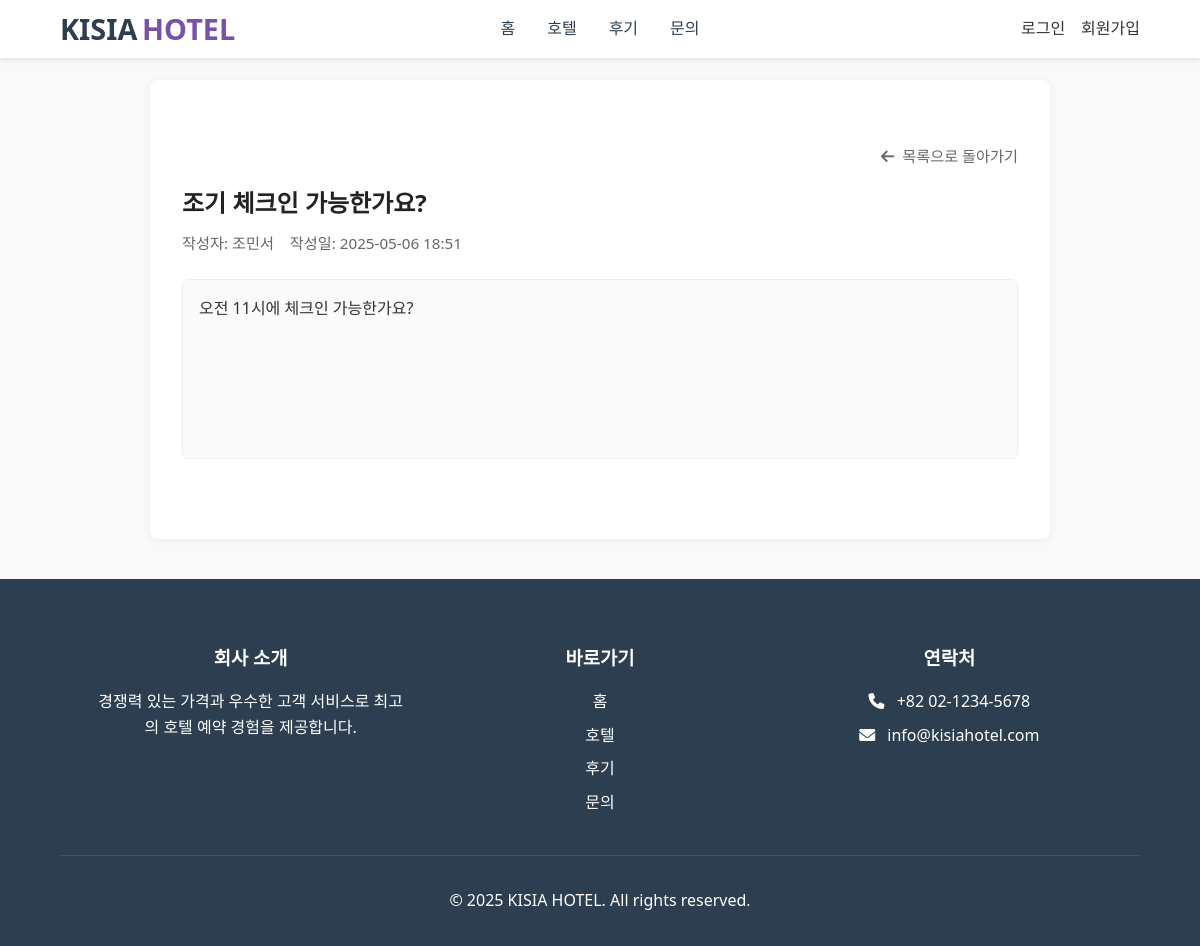
The app's page /inquiry/inquiry_detail.php?inquiry_id=9 with its own data.
### tables this page shows
CREATE TABLE inquiries (
    inquiry_id INT PRIMARY KEY AUTO_INCREMENT,
    user_id INT,
    category ENUM('reservation', 'payment', 'room', 'other') NOT NULL,
    title VARCHAR(100) NOT NULL,
    content TEXT NOT NULL,
    is_secret TINYINT(1) DEFAULT 0,
    created_at DATETIME DEFAULT CURRENT_TIMESTAMP,
    updated_at DATETIME DEFAULT CURRENT_TIMESTAMP ON UPDATE CURRENT_TIMESTAMP,
    FOREIGN KEY (user_id) REFERENCES users(user_id) ON DELETE CASCADE
);

CREATE TABLE users (
    user_id INT PRIMARY KEY AUTO_INCREMENT,
    username VARCHAR(50) NOT NULL,
    real_id VARCHAR(50) NOT NULL,
    password VARCHAR(255) NOT NULL,
    email VARCHAR(100) NOT NULL UNIQUE,
    phone VARCHAR(20),
    created_at DATETIME DEFAULT CURRENT_TIMESTAMP,
    is_admin BOOLEAN DEFAULT FALSE,
    terms BOOLEAN DEFAULT FALSE,
    marketing BOOLEAN DEFAULT FALSE,
    profile_image VARCHAR(255) DEFAULT '/image/default_profile.jpg'
);

### src/action/inquiry_detail_action.php (called while the page is built, shortened)
<?php
include_once __DIR__ . '/../includes/db_connection.php';
$inquiry_id = isset($_GET['inquiry_id']) ? (int)$_GET['inquiry_id'] : 0;
$query = "
    SELECT i.*, u.username
    FROM inquiries i
    JOIN users u ON i.user_id = u.user_id
    WHERE i.inquiry_id = $inquiry_id
";
$result = mysqli_query($conn, $query);
$inquiry = mysqli_fetch_assoc($result);

### src/inquiry/inquiry_detail.php (the view, shortened to what this page needs)
<?php
include_once __DIR__ . '/../includes/header.php';
include_once __DIR__ . '/../action/inquiry_detail_action.php';
?>
<!DOCTYPE html>
<html lang="ko">
<head>
    <link rel="stylesheet" href="../style/inquiry-detail.css">
</head>
<body>
<main class="board-container">
    <div class="inquiry-detail">
        <div class="inquiry-section-header">
            <a href="inquiry.php" class="inquiry-back-btn"><i class="fas fa-arrow-left"></i> 목록으로 돌아가기</a>
        </div>
        <div class="inquiry-header">
            <h2 class="inquiry-title"><?= $inquiry['title'] ?></h2>
            <div class="inquiry-meta">
                <span class="writer">작성자: <?= $inquiry['username'] ?></span>
                <span class="date">작성일: <?= date('Y-m-d H:i', strtotime($inquiry['created_at'])) ?></span>
            </div>
        </div>
        <div class="inquiry-content">
            <p><?= nl2br($inquiry['content']) ?></p>
        </div>
    </div>
</main>
<?php include_once __DIR__ . '/../includes/footer.php'; ?>
</body>
</html>

### src/style/styles.css (style rules this page uses)
* { margin: 0; padding: 0; box-sizing: border-box; font-family: 'Segoe UI', Tahoma, Geneva, Verdana, sans-serif; }
body { line-height: 1.6; color: #333; }
a { text-decoration: none; color: inherit; }

### src/style/review.css (style rules this page uses)
.board-container { max-width: 1200px; margin: 0 auto; padding: 6rem 2rem 2rem; }

### src/style/inquiry-detail.css (style rules this page uses)
body { font-family: 'Noto Sans KR', sans-serif; background-color: #f9f9f9; color: #333; margin: 0; padding: 0; }
main.board-container { max-width: 900px; margin: 80px auto 40px; padding: 2rem; background-color: #fff; border-radius: 8px; box-shadow: 0 2px 8px rgba(0,0,0,0.05); }
.inquiry-detail { margin-top: 2rem; }
.inquiry-header { margin-bottom: 1rem; }
.inquiry-title { font-size: 1.5rem; color: #222; margin-bottom: 0.5rem; margin-top: 1rem; }
.inquiry-meta { font-size: 0.95rem; color: #666; display: flex; gap: 1rem; }
.inquiry-content { margin-top: 1.5rem; font-size: 1rem; line-height: 1.6; padding: 1rem; background-color: #fafafa; border-radius: 6px; border: 1px solid #eee; min-height: 180px; height: auto; margin-bottom: 3rem; }
.inquiry-section-header { display: flex; justify-content: flex-end; margin-bottom: 1rem; }
.inquiry-back-btn { display: inline-flex; align-items: center; gap: 0.5rem; color: #666; text-decoration: none; font-size: 0.95rem; transition: color 0.2s; }

### records on screen
inquiries: title "조기 체크인 가능한가요?", user.username "조민서", created_at "2025-05-06 18:51", content "오전 11시에 체크인 가능한가요?"
